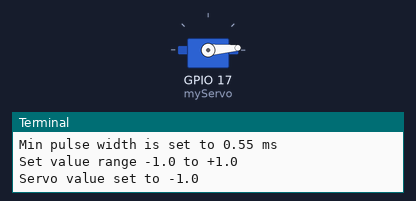
The program below on a simulated Raspberry Pi (BCM pin numbers). On the bench: servo, the last lines printed to the terminal. Servo angles are drawn from the pulse width (0.5 ms = 0°, 2.5 ms = 180°).

Above: at 0.1 s.
At 10.1 s:
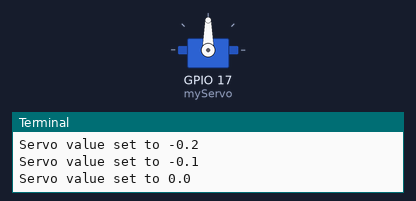
At 20.1 s:
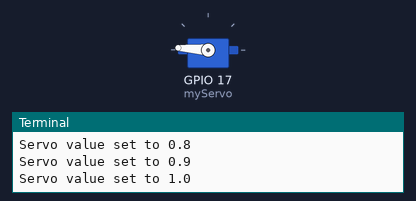
At 39.1 s:
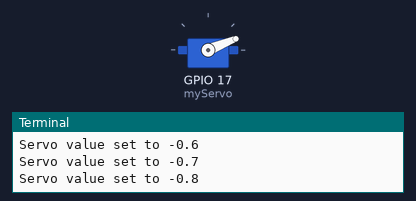
Timing chart, 0 to 40.0 s (numbered marks = the images above):
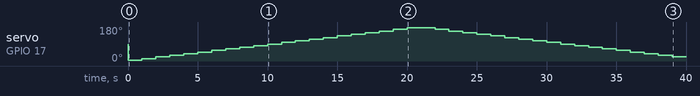

Measured:
- by itself, servo on GPIO 17 (myServo): 90° → 4° at 0.02 s, → 13° 0.98 s later, → 22° 1.0 s later, → 30° 1.0 s later, … (39 changes in this stretch)

The program:

servo3.py
```python
#!/usr/bin/python
#--------------------------------------
#    ___  ___  _ ____
#   / _ \/ _ \(_) __/__  __ __
#  / , _/ ___/ /\ \/ _ \/ // /
# /_/|_/_/  /_/___/ .__/\_, /
#                /_/   /___/
#
#           servo3.py
# Example script to control a servo
# connected to GPIO17 using the Gpiozero library.
# Allows tweaking of pulse widths to get the full
# range of movement.
# Uses "value" to move between min and max rotation.
#
# Use CTRL-C to break out of While loop.
#
# Author : Matt Hawkins
# Date   : 20/01/2018
#
# https://www.raspberrypi-spy.co.uk/tag/servo/
#
#--------------------------------------
from gpiozero import Servo
from time import sleep

myGPIO=17

# Min and Max pulse widths converted into milliseconds
# To increase range of movement:
#   increase maxPW from default of 2.0
#   decrease minPW from default of 1.0
# Change myCorrection using increments of 0.05 and
# check the value works with your servo.
myCorrection=0.45
maxPW=(2.0+myCorrection)/1000
minPW=(1.0-myCorrection)/1000

myServo = Servo(myGPIO,min_pulse_width=minPW,max_pulse_width=maxPW)

print("Using GPIO17")
print("Max pulse width is set to 2.45 ms")
print("Min pulse width is set to 0.55 ms")

while True:

  print("Set value range -1.0 to +1.0")
  for value in range(0,21):
    value2=(float(value)-10)/10
    myServo.value=value2
    print("Servo value set to "+str(value2))
    sleep(1)

  print("Set value range +1.0 to -1.0")
  for value in range(20,-1,-1):
    value2=(float(value)-10)/10
    myServo.value=value2
    print("Servo value set to "+str(value2))
    sleep(1)
```
